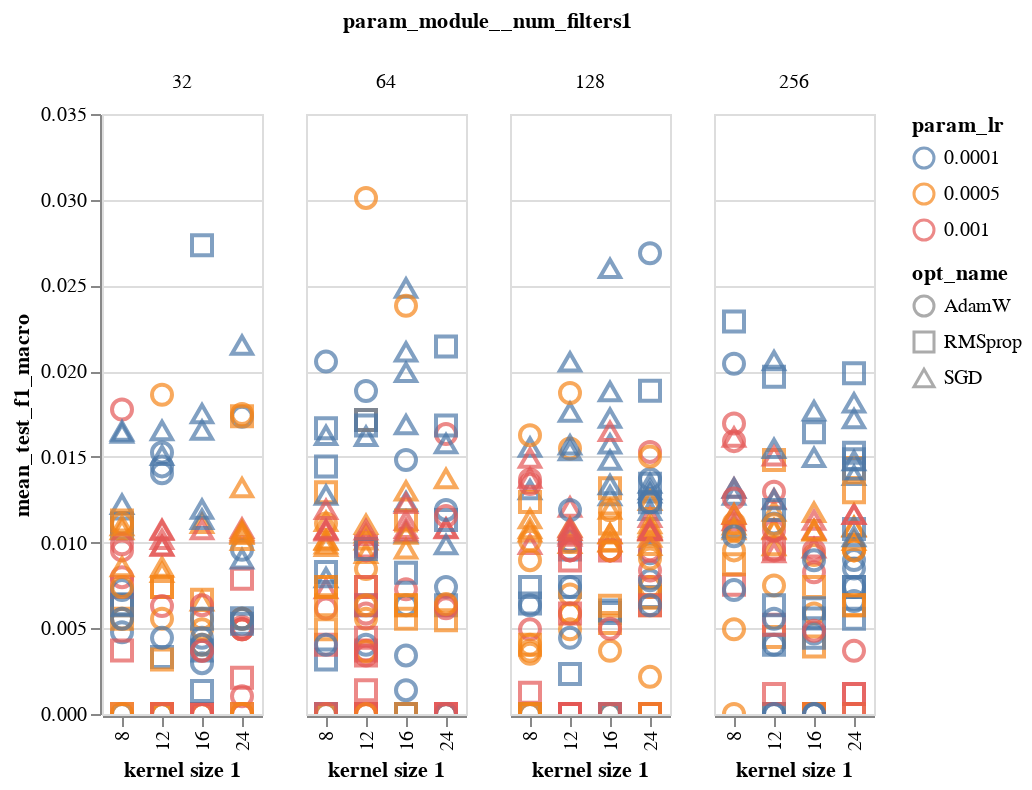

The cell this chart's notebook holds for it:
### Code cell
alt.Chart(sm_res_df).mark_point(size=100).encode(
    x=alt.X('param_module__kernel_size1:O',title="kernel size 1"),
    y='mean_test_f1_macro:Q',
    color=alt.Color('param_lr:N',scale=alt.Scale(scheme='tableau10')),
    column='param_module__num_filters1:N',
#     detail='model_desc:N',
    shape="opt_name:N",
    tooltip=["rank_test_score:O","param_module__num_filters1:N","param_module__kernel_size1:N","param_lr:N","param_module__fc_node_num1:N"]
    
).interactive()

### Figure 1 — Vega-Lite specification as saved in the notebook (floating-point values rounded to 4 significant figures; data arrays with more than 128 entries replaced by an {"elided": "..."} marker saying what was removed)
{"config": {"view": {"continuousWidth": 400, "continuousHeight": 300}}, "data": {"name": "data-cec9fa0c5d3289269061eebe614e4162"}, "mark": {"type": "point", "size": 100}, "encoding": {"color": {"type": "nominal", "field": "param_lr", "scale": {"scheme": "tableau10"}}, "column": {"type": "nominal", "field": "param_module__num_filters1"}, "shape": {"type": "nominal", "field": "opt_name"}, "tooltip": [{"type": "ordinal", "field": "rank_test_score"}, {"type": "nominal", "field": "param_module__num_filters1"}, {"type": "nominal", "field": "param_module__kernel_size1"}, {"type": "nominal", "field": "param_lr"}, {"type": "nominal", "field": "param_module__fc_node_num1"}], "x": {"type": "ordinal", "field": "param_module__kernel_size1", "title": "kernel size 1"}, "y": {"type": "quantitative", "field": "mean_test_f1_macro"}}, "selection": {"selector003": {"type": "interval", "bind": "scales", "encodings": ["x", "y"]}}, "$schema": "https://vega.github.io/schema/vega-lite/v4.8.1.json", "datasets": {"data-cec9fa0c5d3289269061eebe614e4162": {"elided": "500 records"}}}
